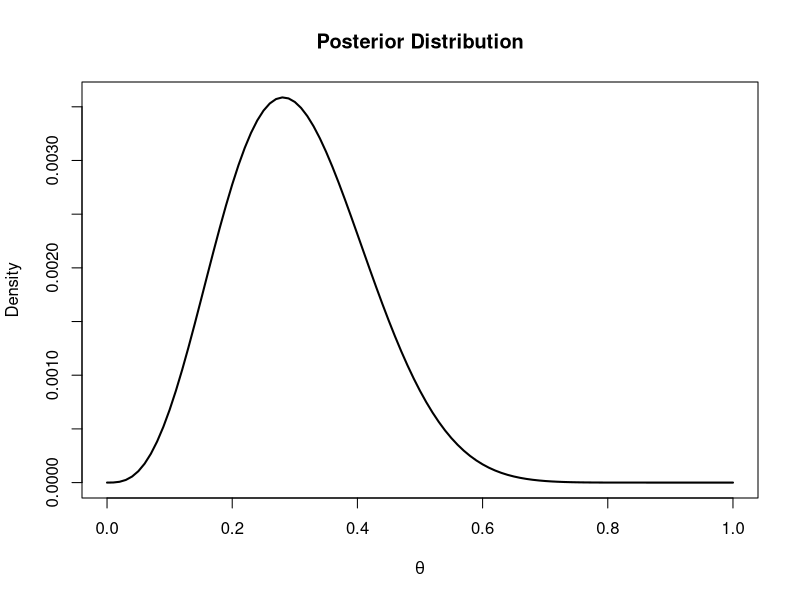

Reproduce this figure in R.
## ---- chunk 1
func <- function(theta) {
  # Ensure theta is a vector
  likelihood <- sapply(theta, function(theta) {
      i <- 0:2
      n <- 10
      sum(choose(n, i) * theta^(i) * (1 - theta)^(n - i))
  })
  
  # Prior (unnormalized Beta(4,4))
  prior <- theta^3 * (1 - theta)^3
  
  # Unnormalized posterior
  likelihood * prior
}

# Plotting the unnormalized posterior
curve(func, from = 0, to = 1, ylab = "Density", xlab = expression(theta), main="Posterior Distribution", lwd = 2)

